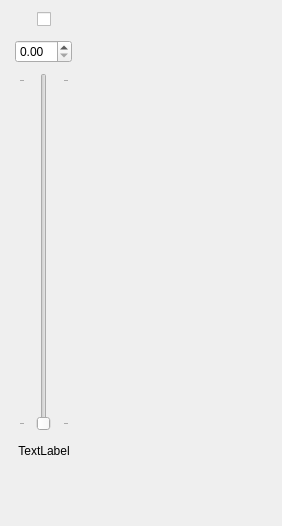
<?xml version="1.0" encoding="UTF-8"?>
<ui version="4.0">
 <class>Form</class>
 <widget class="QWidget" name="Form">
  <property name="geometry">
   <rect>
    <x>0</x>
    <y>0</y>
    <width>282</width>
    <height>526</height>
   </rect>
  </property>
  <property name="windowTitle">
   <string>Form</string>
  </property>
  <widget class="QWidget" name="layoutWidget">
   <property name="geometry">
    <rect>
     <x>0</x>
     <y>0</y>
     <width>88</width>
     <height>471</height>
    </rect>
   </property>
   <layout class="QVBoxLayout" name="verticalLayout">
    <property name="spacing">
     <number>0</number>
    </property>
    <property name="sizeConstraint">
     <enum>QLayout::SetDefaultConstraint</enum>
    </property>
    <item>
     <spacer name="verticalSpacer_3">
      <property name="orientation">
       <enum>Qt::Vertical</enum>
      </property>
      <property name="sizeType">
       <enum>QSizePolicy::Maximum</enum>
      </property>
      <property name="sizeHint" stdset="0">
       <size>
        <width>20</width>
        <height>10</height>
       </size>
      </property>
     </spacer>
    </item>
    <item>
     <layout class="QHBoxLayout" name="horizontalLayout_3">
      <item>
       <spacer name="horizontalSpacer_5">
        <property name="orientation">
         <enum>Qt::Horizontal</enum>
        </property>
        <property name="sizeHint" stdset="0">
         <size>
          <width>40</width>
          <height>20</height>
         </size>
        </property>
       </spacer>
      </item>
      <item>
       <widget class="QCheckBox" name="checkBox">
        <property name="text">
         <string/>
        </property>
       </widget>
      </item>
      <item>
       <spacer name="horizontalSpacer_6">
        <property name="orientation">
         <enum>Qt::Horizontal</enum>
        </property>
        <property name="sizeHint" stdset="0">
         <size>
          <width>40</width>
          <height>20</height>
         </size>
        </property>
       </spacer>
      </item>
     </layout>
    </item>
    <item>
     <spacer name="verticalSpacer_2">
      <property name="orientation">
       <enum>Qt::Vertical</enum>
      </property>
      <property name="sizeType">
       <enum>QSizePolicy::Maximum</enum>
      </property>
      <property name="sizeHint" stdset="0">
       <size>
        <width>20</width>
        <height>10</height>
       </size>
      </property>
     </spacer>
    </item>
    <item>
     <layout class="QHBoxLayout" name="horizontalLayout_2">
      <item>
       <spacer name="horizontalSpacer_3">
        <property name="orientation">
         <enum>Qt::Horizontal</enum>
        </property>
        <property name="sizeHint" stdset="0">
         <size>
          <width>40</width>
          <height>20</height>
         </size>
        </property>
       </spacer>
      </item>
      <item>
       <widget class="QDoubleSpinBox" name="doubleSpinBox"/>
      </item>
      <item>
       <spacer name="horizontalSpacer_4">
        <property name="orientation">
         <enum>Qt::Horizontal</enum>
        </property>
        <property name="sizeHint" stdset="0">
         <size>
          <width>40</width>
          <height>20</height>
         </size>
        </property>
       </spacer>
      </item>
     </layout>
    </item>
    <item>
     <spacer name="verticalSpacer">
      <property name="orientation">
       <enum>Qt::Vertical</enum>
      </property>
      <property name="sizeType">
       <enum>QSizePolicy::Maximum</enum>
      </property>
      <property name="sizeHint" stdset="0">
       <size>
        <width>20</width>
        <height>10</height>
       </size>
      </property>
     </spacer>
    </item>
    <item>
     <layout class="QHBoxLayout" name="horizontalLayout">
      <item>
       <spacer name="horizontalSpacer">
        <property name="orientation">
         <enum>Qt::Horizontal</enum>
        </property>
        <property name="sizeHint" stdset="0">
         <size>
          <width>5</width>
          <height>20</height>
         </size>
        </property>
       </spacer>
      </item>
      <item>
       <widget class="QSlider" name="verticalSlider">
        <property name="sizePolicy">
         <sizepolicy hsizetype="Fixed" vsizetype="MinimumExpanding">
          <horstretch>0</horstretch>
          <verstretch>0</verstretch>
         </sizepolicy>
        </property>
        <property name="minimumSize">
         <size>
          <width>50</width>
          <height>0</height>
         </size>
        </property>
        <property name="orientation">
         <enum>Qt::Vertical</enum>
        </property>
        <property name="tickPosition">
         <enum>QSlider::TicksBothSides</enum>
        </property>
        <property name="tickInterval">
         <number>100</number>
        </property>
       </widget>
      </item>
      <item>
       <spacer name="horizontalSpacer_2">
        <property name="orientation">
         <enum>Qt::Horizontal</enum>
        </property>
        <property name="sizeHint" stdset="0">
         <size>
          <width>5</width>
          <height>20</height>
         </size>
        </property>
       </spacer>
      </item>
     </layout>
    </item>
    <item>
     <spacer name="verticalSpacer_4">
      <property name="orientation">
       <enum>Qt::Vertical</enum>
      </property>
      <property name="sizeType">
       <enum>QSizePolicy::Maximum</enum>
      </property>
      <property name="sizeHint" stdset="0">
       <size>
        <width>20</width>
        <height>10</height>
       </size>
      </property>
     </spacer>
    </item>
    <item>
     <layout class="QHBoxLayout" name="horizontalLayout_4">
      <item>
       <spacer name="horizontalSpacer_7">
        <property name="orientation">
         <enum>Qt::Horizontal</enum>
        </property>
        <property name="sizeHint" stdset="0">
         <size>
          <width>40</width>
          <height>20</height>
         </size>
        </property>
       </spacer>
      </item>
      <item>
       <widget class="QLabel" name="label">
        <property name="sizePolicy">
         <sizepolicy hsizetype="Preferred" vsizetype="Fixed">
          <horstretch>0</horstretch>
          <verstretch>0</verstretch>
         </sizepolicy>
        </property>
        <property name="text">
         <string>TextLabel</string>
        </property>
        <property name="alignment">
         <set>Qt::AlignCenter</set>
        </property>
       </widget>
      </item>
      <item>
       <spacer name="horizontalSpacer_8">
        <property name="orientation">
         <enum>Qt::Horizontal</enum>
        </property>
        <property name="sizeHint" stdset="0">
         <size>
          <width>40</width>
          <height>20</height>
         </size>
        </property>
       </spacer>
      </item>
     </layout>
    </item>
    <item>
     <spacer name="verticalSpacer_5">
      <property name="orientation">
       <enum>Qt::Vertical</enum>
      </property>
      <property name="sizeType">
       <enum>QSizePolicy::Maximum</enum>
      </property>
      <property name="sizeHint" stdset="0">
       <size>
        <width>20</width>
        <height>10</height>
       </size>
      </property>
     </spacer>
    </item>
   </layout>
  </widget>
 </widget>
 <resources/>
 <connections/>
</ui>
